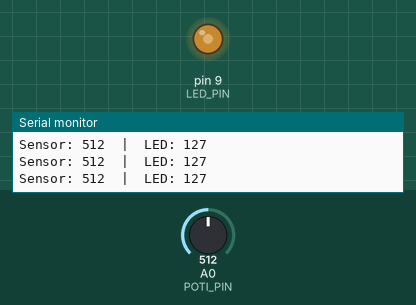
The program below on a simulated Arduino Uno, built with avr-gcc and run on an emulated ATmega328P. On the bench: output pins drawn as LEDs (lit = HIGH), the last lines printed to the serial monitor. Inputs (shaded band) come from the test bench; at power-on: A0 (POTI_PIN) = 512.

Above: at 1.2 s.
1.3 s: A0 (POTI_PIN) set to 110
At 1.6 s:
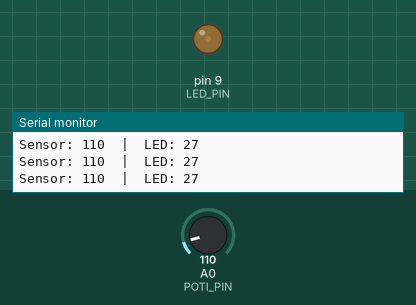
2.8 s: A0 (POTI_PIN) set to 92
At 3.4 s:
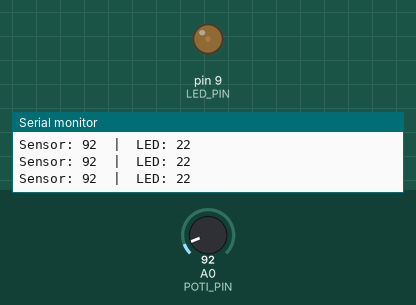
4.3 s: A0 (POTI_PIN) set to 716
At 5.5 s:
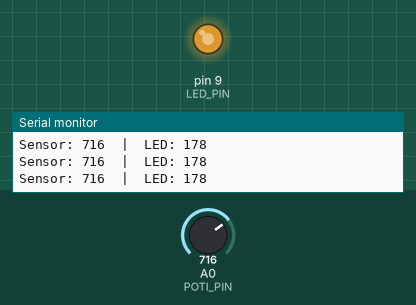
5.8 s: A0 (POTI_PIN) set to 11
At 6.4 s:
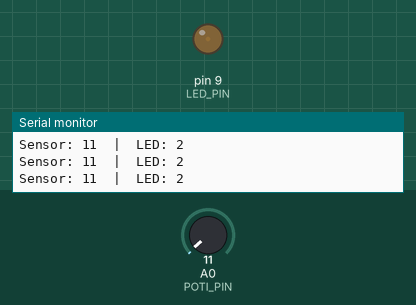
7.3 s: A0 (POTI_PIN) set to 8
At 8.0 s:
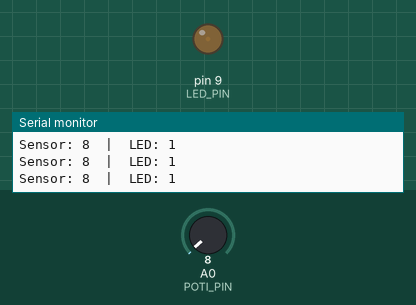
8.8 s: A0 (POTI_PIN) set to 35
At 9.7 s:
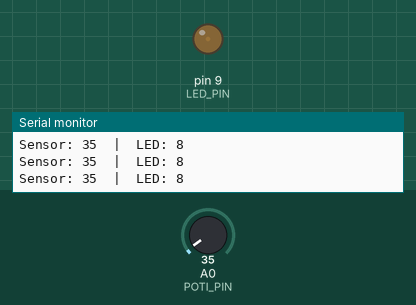
10.3 s: A0 (POTI_PIN) set to 45
Timing chart, 0 to 13.3 s (numbered marks = the images above; inputs shaded):
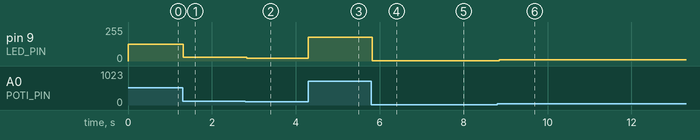

The program:

main.cpp
```cpp
#include <Arduino.h>

int POTI_PIN = A0;
int LED_PIN = 9;

void setup() {
  pinMode(LED_PIN, OUTPUT);
  Serial.begin(9600);
}

void loop() {
  int sensorwert = analogRead(POTI_PIN);

  int helligkeit = map(sensorwert, 0, 1023, 0, 255);

  analogWrite(LED_PIN, helligkeit);

  Serial.print("Sensor: ");
  Serial.print(sensorwert);
  Serial.print("  |  LED: ");
  Serial.println(helligkeit);

  delay(50);
}
```

Measured:
- after the input at 1.3 s, pin 9 (LED_PIN): 127/255 → 27/255 at once
- after the input at 2.8 s, pin 9 (LED_PIN): 27/255 → 22/255 at once
- after the input at 4.3 s, pin 9 (LED_PIN): 22/255 → 178/255 at once
- after the input at 5.8 s, pin 9 (LED_PIN): 178/255 → 2/255 at once
- after the input at 7.3 s, pin 9 (LED_PIN): 2/255 → 1/255 at once
- after the input at 8.8 s, pin 9 (LED_PIN): 1/255 → 8/255 after 0.05 s
- after the input at 10.3 s, pin 9 (LED_PIN): 8/255 → 11/255 at once
